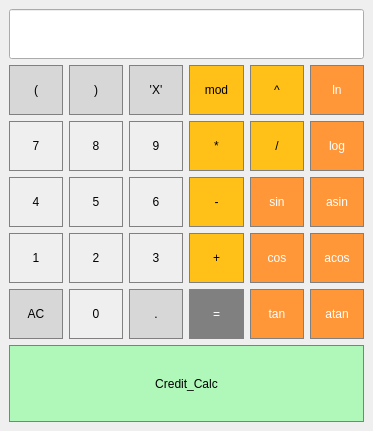
<?xml version="1.0" encoding="UTF-8"?>
<ui version="4.0">
 <class>MainWindow</class>
 <widget class="QMainWindow" name="MainWindow">
  <property name="geometry">
   <rect>
    <x>0</x>
    <y>0</y>
    <width>373</width>
    <height>431</height>
   </rect>
  </property>
  <property name="windowTitle">
   <string>MainWindow</string>
  </property>
  <widget class="QWidget" name="centralwidget">
   <layout class="QGridLayout" name="gridLayout_2">
    <item row="0" column="0">
     <layout class="QVBoxLayout" name="verticalLayout">
      <item>
       <layout class="QGridLayout" name="gridLayout">
        <item row="1" column="0">
         <widget class="QPushButton" name="pushButton_lbracket">
          <property name="sizePolicy">
           <sizepolicy hsizetype="Preferred" vsizetype="Preferred">
            <horstretch>0</horstretch>
            <verstretch>0</verstretch>
           </sizepolicy>
          </property>
          <property name="minimumSize">
           <size>
            <width>50</width>
            <height>50</height>
           </size>
          </property>
          <property name="styleSheet">
           <string notr="true">QPushButton {
  background-color: rgb(215, 215, 215);
  border: 1px solid gray;
}
QPushButton:pressed {
    background-color: qlineargradient(x1: 0, y1: 0, x2: 0, y2: 1,
                                      stop: 0 #BEBEBE, stop: 1 #D7D7D7);
}</string>
          </property>
          <property name="text">
           <string>(</string>
          </property>
         </widget>
        </item>
        <item row="1" column="1">
         <widget class="QPushButton" name="pushButton_rbracket">
          <property name="sizePolicy">
           <sizepolicy hsizetype="Preferred" vsizetype="Preferred">
            <horstretch>0</horstretch>
            <verstretch>0</verstretch>
           </sizepolicy>
          </property>
          <property name="minimumSize">
           <size>
            <width>50</width>
            <height>50</height>
           </size>
          </property>
          <property name="styleSheet">
           <string notr="true">QPushButton {
  background-color: rgb(215, 215, 215);
  border: 1px solid gray;
}
QPushButton:pressed {
    background-color: qlineargradient(x1: 0, y1: 0, x2: 0, y2: 1,
                                      stop: 0 #BEBEBE, stop: 1 #D7D7D7);
}</string>
          </property>
          <property name="text">
           <string>)</string>
          </property>
         </widget>
        </item>
        <item row="1" column="2">
         <widget class="QPushButton" name="pushButton_x">
          <property name="sizePolicy">
           <sizepolicy hsizetype="Preferred" vsizetype="Preferred">
            <horstretch>0</horstretch>
            <verstretch>0</verstretch>
           </sizepolicy>
          </property>
          <property name="minimumSize">
           <size>
            <width>50</width>
            <height>50</height>
           </size>
          </property>
          <property name="styleSheet">
           <string notr="true">QPushButton {
  background-color: rgb(215, 215, 215);
  border: 1px solid gray;
}
QPushButton:pressed {
    background-color: qlineargradient(x1: 0, y1: 0, x2: 0, y2: 1,
                                      stop: 0 #BEBEBE, stop: 1 #D7D7D7);
}</string>
          </property>
          <property name="text">
           <string>'X'</string>
          </property>
         </widget>
        </item>
        <item row="1" column="3">
         <widget class="QPushButton" name="pushButton_mod">
          <property name="sizePolicy">
           <sizepolicy hsizetype="Preferred" vsizetype="Preferred">
            <horstretch>0</horstretch>
            <verstretch>0</verstretch>
           </sizepolicy>
          </property>
          <property name="minimumSize">
           <size>
            <width>50</width>
            <height>50</height>
           </size>
          </property>
          <property name="styleSheet">
           <string notr="true">QPushButton {
  background-color: rgb(255, 192, 24);
  border: 1px solid gray;
}

QPushButton:pressed {
    background-color: qlineargradient(x1: 0, y1: 0, x2: 0, y2: 1,
                                      stop: 0 #FF7832, stop: 1 #FF9739);
}</string>
          </property>
          <property name="text">
           <string>mod</string>
          </property>
         </widget>
        </item>
        <item row="1" column="4">
         <widget class="QPushButton" name="pushButton_exp">
          <property name="sizePolicy">
           <sizepolicy hsizetype="Preferred" vsizetype="Preferred">
            <horstretch>0</horstretch>
            <verstretch>0</verstretch>
           </sizepolicy>
          </property>
          <property name="minimumSize">
           <size>
            <width>50</width>
            <height>50</height>
           </size>
          </property>
          <property name="styleSheet">
           <string notr="true">QPushButton {
  background-color: rgb(255, 192, 24);
  border: 1px solid gray;
}

QPushButton:pressed {
    background-color: qlineargradient(x1: 0, y1: 0, x2: 0, y2: 1,
                                      stop: 0 #FF7832, stop: 1 #FF9739);
}</string>
          </property>
          <property name="text">
           <string>^</string>
          </property>
         </widget>
        </item>
        <item row="1" column="5">
         <widget class="QPushButton" name="pushButton_ln">
          <property name="sizePolicy">
           <sizepolicy hsizetype="Preferred" vsizetype="Preferred">
            <horstretch>0</horstretch>
            <verstretch>0</verstretch>
           </sizepolicy>
          </property>
          <property name="minimumSize">
           <size>
            <width>50</width>
            <height>50</height>
           </size>
          </property>
          <property name="styleSheet">
           <string notr="true">QPushButton {
  background-color: rgb(255, 151, 57);
  color: white; 
  border: 1px solid gray;
}

QPushButton:pressed {
    background-color: qlineargradient(x1: 0, y1: 0, x2: 0, y2: 1,
                                      stop: 0 #FF7832, stop: 1 #FF9739);
}</string>
          </property>
          <property name="text">
           <string>ln</string>
          </property>
         </widget>
        </item>
        <item row="2" column="0">
         <widget class="QPushButton" name="pushButton_7">
          <property name="sizePolicy">
           <sizepolicy hsizetype="Preferred" vsizetype="Preferred">
            <horstretch>0</horstretch>
            <verstretch>0</verstretch>
           </sizepolicy>
          </property>
          <property name="minimumSize">
           <size>
            <width>50</width>
            <height>50</height>
           </size>
          </property>
          <property name="styleSheet">
           <string notr="true">QPushButton {
   border: 1px solid gray;
}
QPushButton:pressed {
    background-color: qlineargradient(x1: 0, y1: 0, x2: 0, y2: 1,
                                      stop: 0 #dadbde, stop: 1 #f6f7fa);
}</string>
          </property>
          <property name="text">
           <string>7</string>
          </property>
         </widget>
        </item>
        <item row="2" column="1">
         <widget class="QPushButton" name="pushButton_8">
          <property name="sizePolicy">
           <sizepolicy hsizetype="Preferred" vsizetype="Preferred">
            <horstretch>0</horstretch>
            <verstretch>0</verstretch>
           </sizepolicy>
          </property>
          <property name="minimumSize">
           <size>
            <width>50</width>
            <height>50</height>
           </size>
          </property>
          <property name="styleSheet">
           <string notr="true">QPushButton {
   border: 1px solid gray;
}
QPushButton:pressed {
    background-color: qlineargradient(x1: 0, y1: 0, x2: 0, y2: 1,
                                      stop: 0 #dadbde, stop: 1 #f6f7fa);
}</string>
          </property>
          <property name="text">
           <string>8</string>
          </property>
         </widget>
        </item>
        <item row="2" column="2">
         <widget class="QPushButton" name="pushButton_9">
          <property name="sizePolicy">
           <sizepolicy hsizetype="Preferred" vsizetype="Preferred">
            <horstretch>0</horstretch>
            <verstretch>0</verstretch>
           </sizepolicy>
          </property>
          <property name="minimumSize">
           <size>
            <width>50</width>
            <height>50</height>
           </size>
          </property>
          <property name="styleSheet">
           <string notr="true">QPushButton {
   border: 1px solid gray;
}
QPushButton:pressed {
    background-color: qlineargradient(x1: 0, y1: 0, x2: 0, y2: 1,
                                      stop: 0 #dadbde, stop: 1 #f6f7fa);
}</string>
          </property>
          <property name="text">
           <string>9</string>
          </property>
         </widget>
        </item>
        <item row="2" column="3">
         <widget class="QPushButton" name="pushButton_mul">
          <property name="sizePolicy">
           <sizepolicy hsizetype="Preferred" vsizetype="Preferred">
            <horstretch>0</horstretch>
            <verstretch>0</verstretch>
           </sizepolicy>
          </property>
          <property name="minimumSize">
           <size>
            <width>50</width>
            <height>50</height>
           </size>
          </property>
          <property name="styleSheet">
           <string notr="true">QPushButton {
  background-color: rgb(255, 192, 24);
  border: 1px solid gray;
}

QPushButton:pressed {
    background-color: qlineargradient(x1: 0, y1: 0, x2: 0, y2: 1,
                                      stop: 0 #FF7832, stop: 1 #FF9739);
}</string>
          </property>
          <property name="text">
           <string>*</string>
          </property>
         </widget>
        </item>
        <item row="2" column="4">
         <widget class="QPushButton" name="pushButton_div">
          <property name="sizePolicy">
           <sizepolicy hsizetype="Preferred" vsizetype="Preferred">
            <horstretch>0</horstretch>
            <verstretch>0</verstretch>
           </sizepolicy>
          </property>
          <property name="minimumSize">
           <size>
            <width>50</width>
            <height>50</height>
           </size>
          </property>
          <property name="styleSheet">
           <string notr="true">QPushButton {
  background-color: rgb(255, 192, 24);
  border: 1px solid gray;
}

QPushButton:pressed {
    background-color: qlineargradient(x1: 0, y1: 0, x2: 0, y2: 1,
                                      stop: 0 #FF7832, stop: 1 #FF9739);
}</string>
          </property>
          <property name="text">
           <string>/</string>
          </property>
         </widget>
        </item>
        <item row="2" column="5">
         <widget class="QPushButton" name="pushButton_log">
          <property name="sizePolicy">
           <sizepolicy hsizetype="Preferred" vsizetype="Preferred">
            <horstretch>0</horstretch>
            <verstretch>0</verstretch>
           </sizepolicy>
          </property>
          <property name="minimumSize">
           <size>
            <width>50</width>
            <height>50</height>
           </size>
          </property>
          <property name="styleSheet">
           <string notr="true">QPushButton {
  background-color: rgb(255, 151, 57);
  color: white; 
  border: 1px solid gray;
}

QPushButton:pressed {
    background-color: qlineargradient(x1: 0, y1: 0, x2: 0, y2: 1,
                                      stop: 0 #FF7832, stop: 1 #FF9739);
}</string>
          </property>
          <property name="text">
           <string>log</string>
          </property>
         </widget>
        </item>
        <item row="3" column="0">
         <widget class="QPushButton" name="pushButton_4">
          <property name="sizePolicy">
           <sizepolicy hsizetype="Preferred" vsizetype="Preferred">
            <horstretch>0</horstretch>
            <verstretch>0</verstretch>
           </sizepolicy>
          </property>
          <property name="minimumSize">
           <size>
            <width>50</width>
            <height>50</height>
           </size>
          </property>
          <property name="styleSheet">
           <string notr="true">QPushButton {
   border: 1px solid gray;
}
QPushButton:pressed {
    background-color: qlineargradient(x1: 0, y1: 0, x2: 0, y2: 1,
                                      stop: 0 #dadbde, stop: 1 #f6f7fa);
}</string>
          </property>
          <property name="text">
           <string>4</string>
          </property>
         </widget>
        </item>
        <item row="3" column="1">
         <widget class="QPushButton" name="pushButton_5">
          <property name="sizePolicy">
           <sizepolicy hsizetype="Preferred" vsizetype="Preferred">
            <horstretch>0</horstretch>
            <verstretch>0</verstretch>
           </sizepolicy>
          </property>
          <property name="minimumSize">
           <size>
            <width>50</width>
            <height>50</height>
           </size>
          </property>
          <property name="styleSheet">
           <string notr="true">QPushButton {
   border: 1px solid gray;
}
QPushButton:pressed {
    background-color: qlineargradient(x1: 0, y1: 0, x2: 0, y2: 1,
                                      stop: 0 #dadbde, stop: 1 #f6f7fa);
}</string>
          </property>
          <property name="text">
           <string>5</string>
          </property>
         </widget>
        </item>
        <item row="3" column="2">
         <widget class="QPushButton" name="pushButton_6">
          <property name="sizePolicy">
           <sizepolicy hsizetype="Preferred" vsizetype="Preferred">
            <horstretch>0</horstretch>
            <verstretch>0</verstretch>
           </sizepolicy>
          </property>
          <property name="minimumSize">
           <size>
            <width>50</width>
            <height>50</height>
           </size>
          </property>
          <property name="styleSheet">
           <string notr="true">QPushButton {
   border: 1px solid gray;
}
QPushButton:pressed {
    background-color: qlineargradient(x1: 0, y1: 0, x2: 0, y2: 1,
                                      stop: 0 #dadbde, stop: 1 #f6f7fa);
}</string>
          </property>
          <property name="text">
           <string>6</string>
          </property>
         </widget>
        </item>
        <item row="3" column="3">
         <widget class="QPushButton" name="pushButton_sub">
          <property name="sizePolicy">
           <sizepolicy hsizetype="Preferred" vsizetype="Preferred">
            <horstretch>0</horstretch>
            <verstretch>0</verstretch>
           </sizepolicy>
          </property>
          <property name="minimumSize">
           <size>
            <width>50</width>
            <height>50</height>
           </size>
          </property>
          <property name="styleSheet">
           <string notr="true">QPushButton {
  background-color: rgb(255, 192, 24);
  border: 1px solid gray;
}

QPushButton:pressed {
    background-color: qlineargradient(x1: 0, y1: 0, x2: 0, y2: 1,
                                      stop: 0 #FF7832, stop: 1 #FF9739);
}</string>
          </property>
          <property name="text">
           <string>-</string>
          </property>
         </widget>
        </item>
        <item row="3" column="4">
         <widget class="QPushButton" name="pushButton_sin">
          <property name="sizePolicy">
           <sizepolicy hsizetype="Preferred" vsizetype="Preferred">
            <horstretch>0</horstretch>
            <verstretch>0</verstretch>
           </sizepolicy>
          </property>
          <property name="minimumSize">
           <size>
            <width>50</width>
            <height>50</height>
           </size>
          </property>
          <property name="styleSheet">
           <string notr="true">QPushButton {
  background-color: rgb(255, 151, 57);
  color: white; 
  border: 1px solid gray;
}

QPushButton:pressed {
    background-color: qlineargradient(x1: 0, y1: 0, x2: 0, y2: 1,
                                      stop: 0 #FF7832, stop: 1 #FF9739);
}</string>
          </property>
          <property name="text">
           <string>sin</string>
          </property>
         </widget>
        </item>
        <item row="3" column="5">
         <widget class="QPushButton" name="pushButton_asin">
          <property name="sizePolicy">
           <sizepolicy hsizetype="Preferred" vsizetype="Preferred">
            <horstretch>0</horstretch>
            <verstretch>0</verstretch>
           </sizepolicy>
          </property>
          <property name="minimumSize">
           <size>
            <width>50</width>
            <height>50</height>
           </size>
          </property>
          <property name="styleSheet">
           <string notr="true">QPushButton {
  background-color: rgb(255, 151, 57);
  color: white; 
  border: 1px solid gray;
}

QPushButton:pressed {
    background-color: qlineargradient(x1: 0, y1: 0, x2: 0, y2: 1,
                                      stop: 0 #FF7832, stop: 1 #FF9739);
}</string>
          </property>
          <property name="text">
           <string>asin</string>
          </property>
         </widget>
        </item>
        <item row="4" column="0">
         <widget class="QPushButton" name="pushButton_1">
          <property name="sizePolicy">
           <sizepolicy hsizetype="Preferred" vsizetype="Preferred">
            <horstretch>0</horstretch>
            <verstretch>0</verstretch>
           </sizepolicy>
          </property>
          <property name="minimumSize">
           <size>
            <width>50</width>
            <height>50</height>
           </size>
          </property>
          <property name="styleSheet">
           <string notr="true">QPushButton {
   border: 1px solid gray;
}
QPushButton:pressed {
    background-color: qlineargradient(x1: 0, y1: 0, x2: 0, y2: 1,
                                      stop: 0 #dadbde, stop: 1 #f6f7fa);
}</string>
          </property>
          <property name="text">
           <string>1</string>
          </property>
         </widget>
        </item>
        <item row="4" column="1">
         <widget class="QPushButton" name="pushButton_2">
          <property name="sizePolicy">
           <sizepolicy hsizetype="Preferred" vsizetype="Preferred">
            <horstretch>0</horstretch>
            <verstretch>0</verstretch>
           </sizepolicy>
          </property>
          <property name="minimumSize">
           <size>
            <width>50</width>
            <height>50</height>
           </size>
          </property>
          <property name="styleSheet">
           <string notr="true">QPushButton {
   border: 1px solid gray;
}
QPushButton:pressed {
    background-color: qlineargradient(x1: 0, y1: 0, x2: 0, y2: 1,
                                      stop: 0 #dadbde, stop: 1 #f6f7fa);
}</string>
          </property>
          <property name="text">
           <string>2</string>
          </property>
         </widget>
        </item>
        <item row="4" column="2">
         <widget class="QPushButton" name="pushButton_3">
          <property name="sizePolicy">
           <sizepolicy hsizetype="Preferred" vsizetype="Preferred">
            <horstretch>0</horstretch>
            <verstretch>0</verstretch>
           </sizepolicy>
          </property>
          <property name="minimumSize">
           <size>
            <width>50</width>
            <height>50</height>
           </size>
          </property>
          <property name="styleSheet">
           <string notr="true">QPushButton {
   border: 1px solid gray;
}
QPushButton:pressed {
    background-color: qlineargradient(x1: 0, y1: 0, x2: 0, y2: 1,
                                      stop: 0 #dadbde, stop: 1 #f6f7fa);
}</string>
          </property>
          <property name="text">
           <string>3</string>
          </property>
         </widget>
        </item>
        <item row="4" column="3">
         <widget class="QPushButton" name="pushButton_sum">
          <property name="sizePolicy">
           <sizepolicy hsizetype="Preferred" vsizetype="Preferred">
            <horstretch>0</horstretch>
            <verstretch>0</verstretch>
           </sizepolicy>
          </property>
          <property name="minimumSize">
           <size>
            <width>50</width>
            <height>50</height>
           </size>
          </property>
          <property name="styleSheet">
           <string notr="true">QPushButton {
  background-color: rgb(255, 192, 24);
  border: 1px solid gray;
}

QPushButton:pressed {
    background-color: qlineargradient(x1: 0, y1: 0, x2: 0, y2: 1,
                                      stop: 0 #FF7832, stop: 1 #FF9739);
}</string>
          </property>
          <property name="text">
           <string>+</string>
          </property>
         </widget>
        </item>
        <item row="4" column="4">
         <widget class="QPushButton" name="pushButton_cos">
          <property name="sizePolicy">
           <sizepolicy hsizetype="Preferred" vsizetype="Preferred">
            <horstretch>0</horstretch>
            <verstretch>0</verstretch>
           </sizepolicy>
          </property>
          <property name="minimumSize">
           <size>
            <width>50</width>
            <height>50</height>
           </size>
          </property>
          <property name="styleSheet">
           <string notr="true">QPushButton {
  background-color: rgb(255, 151, 57);
  color: white; 
  border: 1px solid gray;
}

QPushButton:pressed {
    background-color: qlineargradient(x1: 0, y1: 0, x2: 0, y2: 1,
                                      stop: 0 #FF7832, stop: 1 #FF9739);
}</string>
          </property>
          <property name="text">
           <string>cos</string>
          </property>
         </widget>
        </item>
        <item row="4" column="5">
         <widget class="QPushButton" name="pushButton_acos">
          <property name="sizePolicy">
           <sizepolicy hsizetype="Preferred" vsizetype="Preferred">
            <horstretch>0</horstretch>
            <verstretch>0</verstretch>
           </sizepolicy>
          </property>
          <property name="minimumSize">
           <size>
            <width>50</width>
            <height>50</height>
           </size>
          </property>
          <property name="styleSheet">
           <string notr="true">QPushButton {
  background-color: rgb(255, 151, 57);
  color: white; 
  border: 1px solid gray;
}

QPushButton:pressed {
    background-color: qlineargradient(x1: 0, y1: 0, x2: 0, y2: 1,
                                      stop: 0 #FF7832, stop: 1 #FF9739);
}</string>
          </property>
          <property name="text">
           <string>acos</string>
          </property>
         </widget>
        </item>
        <item row="5" column="0">
         <widget class="QPushButton" name="pushButton_AC">
          <property name="sizePolicy">
           <sizepolicy hsizetype="Preferred" vsizetype="Preferred">
            <horstretch>0</horstretch>
            <verstretch>0</verstretch>
           </sizepolicy>
          </property>
          <property name="minimumSize">
           <size>
            <width>50</width>
            <height>50</height>
           </size>
          </property>
          <property name="styleSheet">
           <string notr="true">QPushButton {
  background-color: rgb(215, 215, 215);
  border: 1px solid gray;
}
QPushButton:pressed {
    background-color: qlineargradient(x1: 0, y1: 0, x2: 0, y2: 1,
                                      stop: 0 #BEBEBE, stop: 1 #D7D7D7);
}</string>
          </property>
          <property name="text">
           <string>AC</string>
          </property>
         </widget>
        </item>
        <item row="5" column="1">
         <widget class="QPushButton" name="pushButton_0">
          <property name="sizePolicy">
           <sizepolicy hsizetype="Preferred" vsizetype="Preferred">
            <horstretch>0</horstretch>
            <verstretch>0</verstretch>
           </sizepolicy>
          </property>
          <property name="minimumSize">
           <size>
            <width>50</width>
            <height>50</height>
           </size>
          </property>
          <property name="styleSheet">
           <string notr="true">QPushButton {
   border: 1px solid gray;
}
QPushButton:pressed {
    background-color: qlineargradient(x1: 0, y1: 0, x2: 0, y2: 1,
                                      stop: 0 #dadbde, stop: 1 #f6f7fa);
}</string>
          </property>
          <property name="text">
           <string>0</string>
          </property>
         </widget>
        </item>
        <item row="5" column="2">
         <widget class="QPushButton" name="pushButton_dot">
          <property name="sizePolicy">
           <sizepolicy hsizetype="Preferred" vsizetype="Preferred">
            <horstretch>0</horstretch>
            <verstretch>0</verstretch>
           </sizepolicy>
          </property>
          <property name="minimumSize">
           <size>
            <width>50</width>
            <height>50</height>
           </size>
          </property>
          <property name="styleSheet">
           <string notr="true">QPushButton {
  background-color: rgb(215, 215, 215);
  border: 1px solid gray;
}
QPushButton:pressed {
    background-color: qlineargradient(x1: 0, y1: 0, x2: 0, y2: 1,
                                      stop: 0 #BEBEBE, stop: 1 #D7D7D7);
}</string>
          </property>
          <property name="text">
           <string>.</string>
          </property>
         </widget>
        </item>
        <item row="5" column="3">
         <widget class="QPushButton" name="pushButton_result">
          <property name="sizePolicy">
           <sizepolicy hsizetype="Preferred" vsizetype="Preferred">
            <horstretch>0</horstretch>
            <verstretch>0</verstretch>
           </sizepolicy>
          </property>
          <property name="minimumSize">
           <size>
            <width>50</width>
            <height>50</height>
           </size>
          </property>
          <property name="styleSheet">
           <string notr="true">QPushButton {
  background-color: rgb(128,128,128);
  color: white; 
  border: 1px solid gray;
}

QPushButton:pressed {
    background-color: qlineargradient(x1: 0, y1: 0, x2: 0, y2: 1,
                                      stop: 0 #FF7832, stop: 1 #FF9739);
}</string>
          </property>
          <property name="text">
           <string>=</string>
          </property>
         </widget>
        </item>
        <item row="5" column="4">
         <widget class="QPushButton" name="pushButton_tan">
          <property name="sizePolicy">
           <sizepolicy hsizetype="Preferred" vsizetype="Preferred">
            <horstretch>0</horstretch>
            <verstretch>0</verstretch>
           </sizepolicy>
          </property>
          <property name="minimumSize">
           <size>
            <width>50</width>
            <height>50</height>
           </size>
          </property>
          <property name="styleSheet">
           <string notr="true">QPushButton {
  background-color: rgb(255, 151, 57);
  color: white; 
  border: 1px solid gray;
}

QPushButton:pressed {
    background-color: qlineargradient(x1: 0, y1: 0, x2: 0, y2: 1,
                                      stop: 0 #FF7832, stop: 1 #FF9739);
}</string>
          </property>
          <property name="text">
           <string>tan</string>
          </property>
         </widget>
        </item>
        <item row="5" column="5">
         <widget class="QPushButton" name="pushButton_atan">
          <property name="sizePolicy">
           <sizepolicy hsizetype="Preferred" vsizetype="Preferred">
            <horstretch>0</horstretch>
            <verstretch>0</verstretch>
           </sizepolicy>
          </property>
          <property name="minimumSize">
           <size>
            <width>50</width>
            <height>50</height>
           </size>
          </property>
          <property name="styleSheet">
           <string notr="true">QPushButton {
  background-color: rgb(255, 151, 57);
  color: white; 
  border: 1px solid gray;
}

QPushButton:pressed {
    background-color: qlineargradient(x1: 0, y1: 0, x2: 0, y2: 1,
                                      stop: 0 #FF7832, stop: 1 #FF9739);
}</string>
          </property>
          <property name="text">
           <string>atan</string>
          </property>
         </widget>
        </item>
        <item row="0" column="0" colspan="6">
         <widget class="QLineEdit" name="input_output">
          <property name="sizePolicy">
           <sizepolicy hsizetype="Preferred" vsizetype="Preferred">
            <horstretch>0</horstretch>
            <verstretch>0</verstretch>
           </sizepolicy>
          </property>
          <property name="minimumSize">
           <size>
            <width>0</width>
            <height>50</height>
           </size>
          </property>
          <property name="styleSheet">
           <string notr="true">QLineEdit {
  qproperty-alignment: 'AlignVCenter | AlignRight';
  border: 1px solid gray;
}

background-color : white;</string>
          </property>
          <property name="text">
           <string/>
          </property>
          <property name="alignment">
           <set>Qt::AlignRight|Qt::AlignTrailing|Qt::AlignVCenter</set>
          </property>
         </widget>
        </item>
       </layout>
      </item>
      <item>
       <widget class="QPushButton" name="credit_calc">
        <property name="sizePolicy">
         <sizepolicy hsizetype="Preferred" vsizetype="Preferred">
          <horstretch>0</horstretch>
          <verstretch>0</verstretch>
         </sizepolicy>
        </property>
        <property name="styleSheet">
         <string notr="true">QPushButton {
  background-color: #B0F7BA;
  border: 1px solid gray;
}
QPushButton:pressed {
    background-color: qlineargradient(x1: 0, y1: 0, x2: 0, y2: 1,
                                      stop: 0 #BEBEBE, stop: 1 #D7D7D7);
}</string>
        </property>
        <property name="text">
         <string>Credit_Calc</string>
        </property>
       </widget>
      </item>
     </layout>
    </item>
   </layout>
  </widget>
 </widget>
 <resources/>
 <connections/>
</ui>
